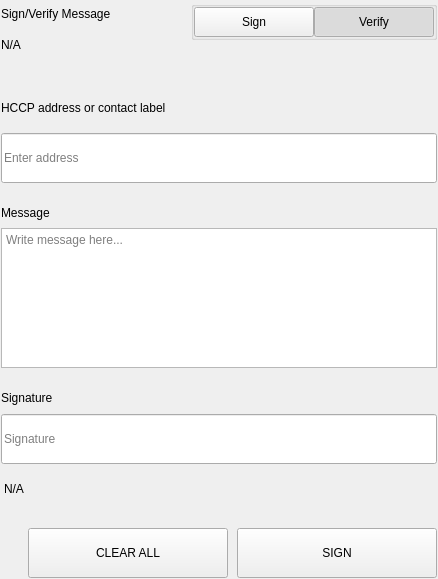
<?xml version="1.0" encoding="UTF-8"?>
<ui version="4.0">
 <class>SettingsSignMessageWidgets</class>
 <widget class="QWidget" name="SettingsSignMessageWidgets">
  <property name="geometry">
   <rect>
    <x>0</x>
    <y>0</y>
    <width>438</width>
    <height>579</height>
   </rect>
  </property>
  <property name="windowTitle">
   <string>Form</string>
  </property>
  <layout class="QVBoxLayout" name="verticalLayout">
   <property name="spacing">
    <number>0</number>
   </property>
   <property name="leftMargin">
    <number>0</number>
   </property>
   <property name="topMargin">
    <number>0</number>
   </property>
   <property name="rightMargin">
    <number>0</number>
   </property>
   <property name="bottomMargin">
    <number>0</number>
   </property>
   <item>
    <widget class="QWidget" name="left" native="true">
     <layout class="QVBoxLayout" name="verticalLayout_3">
      <property name="leftMargin">
       <number>0</number>
      </property>
      <property name="topMargin">
       <number>0</number>
      </property>
      <property name="rightMargin">
       <number>0</number>
      </property>
      <property name="bottomMargin">
       <number>0</number>
      </property>
      <item>
       <widget class="QWidget" name="container_sign" native="true">
        <layout class="QVBoxLayout" name="verticalLayout_2">
         <property name="spacing">
          <number>0</number>
         </property>
         <property name="leftMargin">
          <number>1</number>
         </property>
         <property name="topMargin">
          <number>1</number>
         </property>
         <property name="rightMargin">
          <number>1</number>
         </property>
         <property name="bottomMargin">
          <number>1</number>
         </property>
         <item>
          <layout class="QHBoxLayout" name="horizontalLayout_3" stretch="3,1">
           <property name="spacing">
            <number>40</number>
           </property>
           <item>
            <layout class="QVBoxLayout" name="verticalLayoutTitle">
             <property name="spacing">
              <number>5</number>
             </property>
             <item>
              <widget class="QLabel" name="labelTitle">
               <property name="text">
                <string>Sign/Verify Message</string>
               </property>
              </widget>
             </item>
             <item>
              <widget class="QLabel" name="labelSubtitle1">
               <property name="text">
                <string notr="true">N/A</string>
               </property>
               <property name="wordWrap">
                <bool>true</bool>
               </property>
              </widget>
             </item>
            </layout>
           </item>
           <item alignment="Qt::AlignRight|Qt::AlignTop">
            <widget class="QWidget" name="containerSwitch" native="true">
             <property name="styleSheet">
              <string notr="true">#containerSwitch{
	padding-top:9px;
}</string>
             </property>
             <layout class="QVBoxLayout" name="verticalLayout_6">
              <property name="spacing">
               <number>4</number>
              </property>
              <property name="leftMargin">
               <number>0</number>
              </property>
              <property name="topMargin">
               <number>0</number>
              </property>
              <property name="rightMargin">
               <number>0</number>
              </property>
              <property name="bottomMargin">
               <number>0</number>
              </property>
              <item alignment="Qt::AlignRight">
               <widget class="QGroupBox" name="groupBox">
                <property name="sizePolicy">
                 <sizepolicy hsizetype="Fixed" vsizetype="Preferred">
                  <horstretch>0</horstretch>
                  <verstretch>0</verstretch>
                 </sizepolicy>
                </property>
                <property name="title">
                 <string/>
                </property>
                <property name="alignment">
                 <set>Qt::AlignRight|Qt::AlignTop|Qt::AlignTrailing</set>
                </property>
                <layout class="QHBoxLayout" name="horizontalLayout_4">
                 <property name="spacing">
                  <number>0</number>
                 </property>
                 <property name="leftMargin">
                  <number>0</number>
                 </property>
                 <property name="topMargin">
                  <number>0</number>
                 </property>
                 <property name="rightMargin">
                  <number>0</number>
                 </property>
                 <property name="bottomMargin">
                  <number>0</number>
                 </property>
                 <item>
                  <widget class="QPushButton" name="pushSign">
                   <property name="minimumSize">
                    <size>
                     <width>120</width>
                     <height>30</height>
                    </size>
                   </property>
                   <property name="maximumSize">
                    <size>
                     <width>120</width>
                     <height>30</height>
                    </size>
                   </property>
                   <property name="focusPolicy">
                    <enum>Qt::NoFocus</enum>
                   </property>
                   <property name="text">
                    <string>Sign</string>
                   </property>
                   <property name="checkable">
                    <bool>true</bool>
                   </property>
                   <property name="autoExclusive">
                    <bool>true</bool>
                   </property>
                  </widget>
                 </item>
                 <item>
                  <widget class="QPushButton" name="pushVerify">
                   <property name="minimumSize">
                    <size>
                     <width>120</width>
                     <height>30</height>
                    </size>
                   </property>
                   <property name="maximumSize">
                    <size>
                     <width>120</width>
                     <height>30</height>
                    </size>
                   </property>
                   <property name="focusPolicy">
                    <enum>Qt::NoFocus</enum>
                   </property>
                   <property name="text">
                    <string>Verify</string>
                   </property>
                   <property name="checkable">
                    <bool>true</bool>
                   </property>
                   <property name="checked">
                    <bool>true</bool>
                   </property>
                   <property name="autoExclusive">
                    <bool>true</bool>
                   </property>
                  </widget>
                 </item>
                </layout>
               </widget>
              </item>
              <item alignment="Qt::AlignHCenter|Qt::AlignTop">
               <widget class="QLabel" name="labelSubtitleSwitch">
                <property name="text">
                 <string/>
                </property>
                <property name="alignment">
                 <set>Qt::AlignRight|Qt::AlignTrailing|Qt::AlignVCenter</set>
                </property>
               </widget>
              </item>
             </layout>
            </widget>
           </item>
          </layout>
         </item>
         <item>
          <spacer name="verticalSpacer_2">
           <property name="orientation">
            <enum>Qt::Vertical</enum>
           </property>
           <property name="sizeType">
            <enum>QSizePolicy::Fixed</enum>
           </property>
           <property name="sizeHint" stdset="0">
            <size>
             <width>20</width>
             <height>40</height>
            </size>
           </property>
          </spacer>
         </item>
         <item>
          <widget class="QWidget" name="containerAddress" native="true">
           <property name="sizePolicy">
            <sizepolicy hsizetype="Preferred" vsizetype="Fixed">
             <horstretch>0</horstretch>
             <verstretch>0</verstretch>
            </sizepolicy>
           </property>
           <layout class="QVBoxLayout" name="verticalLayout_5" stretch="0,0">
            <property name="spacing">
             <number>15</number>
            </property>
            <property name="leftMargin">
             <number>0</number>
            </property>
            <property name="topMargin">
             <number>0</number>
            </property>
            <property name="rightMargin">
             <number>0</number>
            </property>
            <property name="bottomMargin">
             <number>0</number>
            </property>
            <item>
             <widget class="QLabel" name="labelSubtitleAddress">
              <property name="minimumSize">
               <size>
                <width>0</width>
                <height>20</height>
               </size>
              </property>
              <property name="maximumSize">
               <size>
                <width>16777215</width>
                <height>20</height>
               </size>
              </property>
              <property name="text">
               <string>HCCP address or contact label</string>
              </property>
             </widget>
            </item>
            <item>
             <widget class="QLineEdit" name="addressIn_SM">
              <property name="minimumSize">
               <size>
                <width>0</width>
                <height>50</height>
               </size>
              </property>
              <property name="maximumSize">
               <size>
                <width>16777215</width>
                <height>50</height>
               </size>
              </property>
              <property name="placeholderText">
               <string>Enter address</string>
              </property>
             </widget>
            </item>
           </layout>
          </widget>
         </item>
         <item>
          <spacer name="verticalSpacer_3">
           <property name="orientation">
            <enum>Qt::Vertical</enum>
           </property>
           <property name="sizeType">
            <enum>QSizePolicy::Fixed</enum>
           </property>
           <property name="sizeHint" stdset="0">
            <size>
             <width>20</width>
             <height>20</height>
            </size>
           </property>
          </spacer>
         </item>
         <item>
          <layout class="QVBoxLayout" name="verticalLayout_9">
           <property name="spacing">
            <number>5</number>
           </property>
           <item>
            <widget class="QLabel" name="labelSubtitleMessage">
             <property name="minimumSize">
              <size>
               <width>0</width>
               <height>20</height>
              </size>
             </property>
             <property name="maximumSize">
              <size>
               <width>16777215</width>
               <height>20</height>
              </size>
             </property>
             <property name="text">
              <string>Message</string>
             </property>
            </widget>
           </item>
           <item>
            <widget class="QPlainTextEdit" name="messageIn_SM">
             <property name="minimumSize">
              <size>
               <width>0</width>
               <height>140</height>
              </size>
             </property>
             <property name="maximumSize">
              <size>
               <width>16777215</width>
               <height>140</height>
              </size>
             </property>
             <property name="placeholderText">
              <string>Write message here...</string>
             </property>
            </widget>
           </item>
          </layout>
         </item>
         <item>
          <spacer name="verticalSpacer_4">
           <property name="orientation">
            <enum>Qt::Vertical</enum>
           </property>
           <property name="sizeType">
            <enum>QSizePolicy::Fixed</enum>
           </property>
           <property name="sizeHint" stdset="0">
            <size>
             <width>20</width>
             <height>20</height>
            </size>
           </property>
          </spacer>
         </item>
         <item>
          <widget class="QWidget" name="widget" native="true">
           <property name="minimumSize">
            <size>
             <width>0</width>
             <height>75</height>
            </size>
           </property>
           <property name="maximumSize">
            <size>
             <width>16777215</width>
             <height>16777215</height>
            </size>
           </property>
           <layout class="QVBoxLayout" name="verticalLayout_4">
            <property name="leftMargin">
             <number>0</number>
            </property>
            <property name="topMargin">
             <number>0</number>
            </property>
            <property name="rightMargin">
             <number>0</number>
            </property>
            <property name="bottomMargin">
             <number>0</number>
            </property>
            <item>
             <widget class="QLabel" name="labelSubtitleSignature">
              <property name="minimumSize">
               <size>
                <width>0</width>
                <height>20</height>
               </size>
              </property>
              <property name="maximumSize">
               <size>
                <width>16777215</width>
                <height>20</height>
               </size>
              </property>
              <property name="text">
               <string>Signature</string>
              </property>
             </widget>
            </item>
            <item>
             <widget class="QLineEdit" name="signatureOut_SM">
              <property name="minimumSize">
               <size>
                <width>0</width>
                <height>50</height>
               </size>
              </property>
              <property name="placeholderText">
               <string>Signature</string>
              </property>
             </widget>
            </item>
           </layout>
          </widget>
         </item>
         <item>
          <widget class="QLabel" name="statusLabel_SM">
           <property name="styleSheet">
            <string notr="true">padding-top:5px;</string>
           </property>
           <property name="text">
            <string notr="true">N/A</string>
           </property>
          </widget>
         </item>
         <item>
          <spacer name="verticalSpacer">
           <property name="orientation">
            <enum>Qt::Vertical</enum>
           </property>
           <property name="sizeType">
            <enum>QSizePolicy::Fixed</enum>
           </property>
           <property name="sizeHint" stdset="0">
            <size>
             <width>20</width>
             <height>20</height>
            </size>
           </property>
          </spacer>
         </item>
         <item>
          <layout class="QHBoxLayout" name="horizontalLayout_7">
           <property name="spacing">
            <number>9</number>
           </property>
           <item>
            <spacer name="horizontalSpacer_5">
             <property name="orientation">
              <enum>Qt::Horizontal</enum>
             </property>
             <property name="sizeType">
              <enum>QSizePolicy::Expanding</enum>
             </property>
             <property name="sizeHint" stdset="0">
              <size>
               <width>40</width>
               <height>20</height>
              </size>
             </property>
            </spacer>
           </item>
           <item>
            <widget class="QPushButton" name="pushButtonClear">
             <property name="minimumSize">
              <size>
               <width>200</width>
               <height>50</height>
              </size>
             </property>
             <property name="focusPolicy">
              <enum>Qt::NoFocus</enum>
             </property>
             <property name="text">
              <string>CLEAR ALL</string>
             </property>
            </widget>
           </item>
           <item>
            <widget class="QPushButton" name="pushButtonSave">
             <property name="minimumSize">
              <size>
               <width>200</width>
               <height>50</height>
              </size>
             </property>
             <property name="maximumSize">
              <size>
               <width>200</width>
               <height>50</height>
              </size>
             </property>
             <property name="focusPolicy">
              <enum>Qt::NoFocus</enum>
             </property>
             <property name="text">
              <string>SIGN</string>
             </property>
            </widget>
           </item>
          </layout>
         </item>
        </layout>
       </widget>
      </item>
     </layout>
    </widget>
   </item>
  </layout>
 </widget>
 <resources/>
 <connections/>
</ui>
